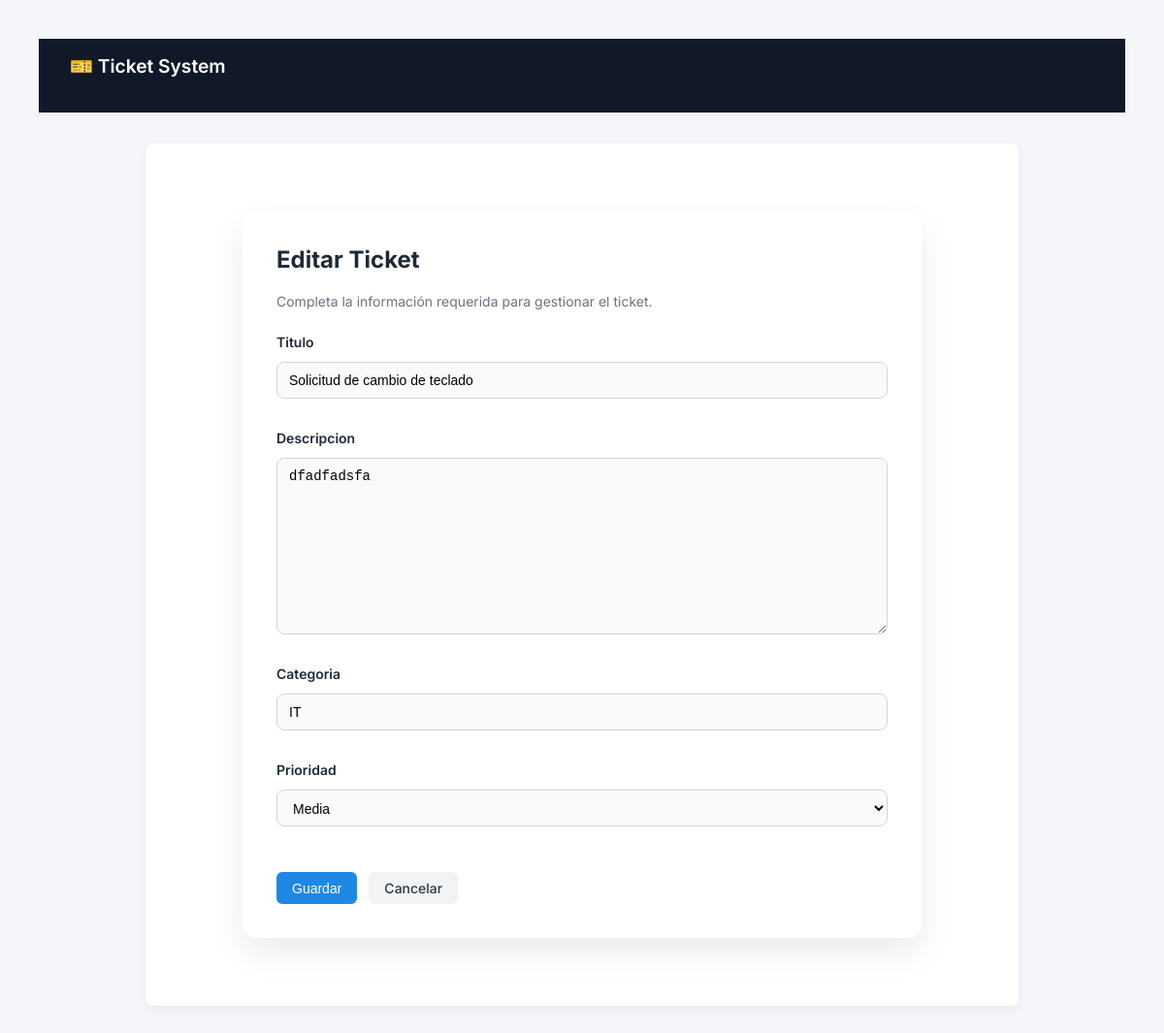
The app's page /8/edit/ (signed in) with its own data.
### tickets/models.py (models this page shows, shortened)
class Ticket(models.Model):
    class Estado(models.TextChoices):
        ABIERTO = 'ABIERTO', 'Abierto'
        EN_PROGRESO = 'EN_PROGRESO', 'En progreso'
        CERRADO = 'CERRADO', 'Cerrado'
    class Prioridad(models.TextChoices):
        BAJA = 'BAJA', 'Baja'
        MEDIA = 'MEDIA', 'Media'
        ALTA = 'ALTA', 'Alta'
    titulo = models.CharField(max_length=200)
    descripcion = models.TextField()
    categoria = models.CharField(max_length=100)
    prioridad = models.CharField(
        max_length=10,
        choices=Prioridad.choices,
        default=Prioridad.MEDIA
    )
    estado = models.CharField(
        max_length=20,
        choices=Estado.choices,
        default=Estado.ABIERTO
    )
    usuario = models.ForeignKey(
    User,
    on_delete=models.CASCADE,
    related_name='tickets',
    null=True,
    blank=True
    )
    created_at = models.DateTimeField(auto_now_add=True)
    updated_at = models.DateTimeField(auto_now=True)

### tickets/views.py (the view)
# urls.py: path('<int:pk>/edit/', views.ticket_update, name='ticket_update'),
@login_required
def ticket_update(request, pk):
    ticket = get_object_or_404(Ticket, pk=pk)
    es_admin = request.user.groups.filter(name='Administrador').exists()
    if not es_admin and ticket.usuario != request.user:
        raise PermissionDenied
    FormClass = TicketUpdateFormAdmin if es_admin else TicketUpdateFormUsuario
    if request.method == 'POST':
        form = FormClass(request.POST, instance=ticket)
        if form.is_valid():
            form.save()
            return redirect('ticket_list')
    else:
        form = FormClass(instance=ticket)
    return render(request, 'tickets/ticket_form.html', {'form': form})

### tickets/forms.py
class TicketUpdateFormUsuario(forms.ModelForm):
    class Meta:
        model = Ticket
        fields = ['titulo', 'descripcion', 'categoria', 'prioridad']

### tickets/templates/tickets/ticket_form.html (shortened to what this page needs)
{% extends "base.html" %}
{% block content %}
<div class="container">
  <div class="form-card">
    <div class="form-header">
      <h2>
        {% if form.instance.pk %}
          Editar Ticket
        {% else %}
          Crear Nuevo Ticket
        {% endif %}
      </h2>
      <p class="form-subtitle">
        Completa la información requerida para gestionar el ticket.
      </p>
    </div>
    <form method="post" class="ticket-form">
      {% for field in form %}
        <div class="form-group">
          <label>
            {{ field.label }}
          </label>
          {{ field }}
        </div>
      {% endfor %}
      <div class="form-actions">
        <button type="submit" class="btn btn-primary">
          Guardar
        </button>
        <a href="{% url 'ticket_list' %}" class="btn btn-secondary">
          Cancelar
        </a>
      </div>
    </form>
  </div>
</div>
{% endblock %}

### static/css/styles.css (style rules this page uses)
* { margin: 0; padding: 0; box-sizing: border-box; }
body { font-family: -apple-system, BlinkMacSystemFont, "Segoe UI", Roboto, sans-serif; background-color: #f5f6fa; color: #2f3640; padding: 40px; }
.container { max-width: 900px; margin: auto; background: white; padding: 30px; border-radius: 8px; box-shadow: 0 4px 12px rgba(0,0,0,0.05); }
h1, h2, h3 { margin-bottom: 20px; }
a { text-decoration: none; color: #0984e3; font-weight: 500; }
button { background-color: #0984e3; color: white; border: none; padding: 8px 14px; border-radius: 6px; cursor: pointer; font-size: 14px; }
input, select, textarea { width: 100%; padding: 8px; margin: 6px 0 14px 0; border-radius: 6px; border: 1px solid #dcdde1; font-size: 14px; }
.btn { display: inline-flex; align-items: center; justify-content: center; padding: 8px 16px; border-radius: 6px; font-size: 14px; font-weight: 500; border: none; cursor: pointer; transition: all 0.15s ease; text-decoration: none; }
.btn-primary { background-color: #1e88e5; color: white; }
.btn-secondary { background-color: #f1f3f5; color: #2f3640; }
input, select { height: 38px; }
body { font-family: 'Inter', sans-serif; background-color: #f4f6f9; color: #1f2937; }
.form-card { max-width: 700px; margin: 40px auto; padding: 35px; background: #ffffff; border-radius: 14px; box-shadow: 0 15px 35px rgba(0,0,0,0.08); }
.form-header { margin-bottom: 25px; }
.form-header h2 { font-size: 24px; font-weight: 700; }
.form-subtitle { margin-top: 5px; font-size: 14px; color: #6b7280; }
.ticket-form { display: flex; flex-direction: column; gap: 18px; }
.form-group { display: flex; flex-direction: column; }
.form-group label { font-size: 14px; font-weight: 600; margin-bottom: 6px; }
.ticket-form input, .ticket-form select, .ticket-form textarea { padding: 10px 12px; border-radius: 8px; border: 1px solid #d1d5db; background: #f9fafb; transition: all 0.2s ease; font-size: 14px; }
.form-actions { margin-top: 15px; display: flex; gap: 12px; }

### records on screen
Ticket: form "Solicitud de cambio de teclado" "dfadfadsfa" "IT" "Media"

### other values on screen
{{ field.label }} "Titulo" "Descripcion" "Categoria" "Prioridad"
